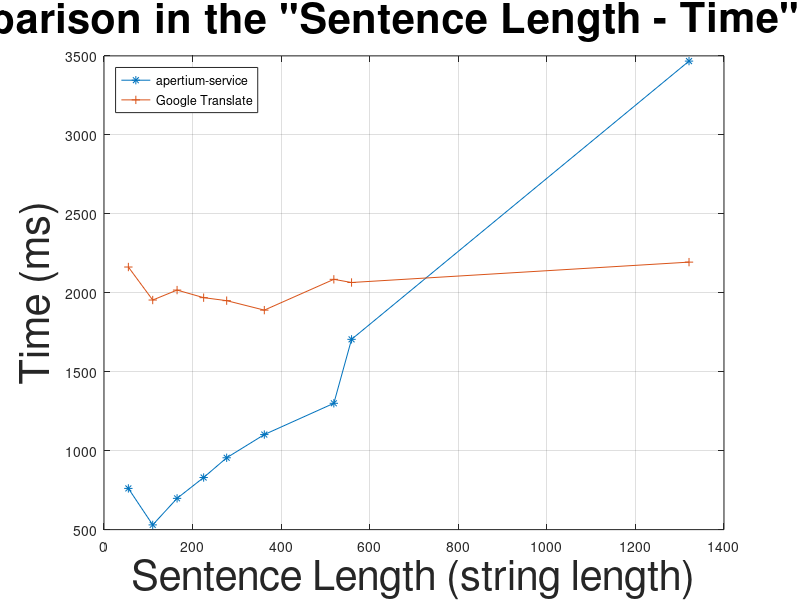

The MATLAB source for this figure: (Note: this script raises an error after producing the figure.)
len = [55, 110, 165, 225, 277, 362, 519, 559, 1321];
msa = [761, 530, 698, 830, 955, 1102, 1300, 1705, 3467];
msg = [2163, 1954, 2017, 1969, 1950, 1890, 2085, 2065, 2194];

plot(len, msa, "-*;apertium-service;", 
	len, msg, "-+;Google Translate;");

title ('Comparison in the "Sentence Length - Time" space', "fontsize", 30);
xlabel ("Sentence Length (string length)", "fontsize", 30);
ylabel ("Time (ms)", "fontsize", 30);
legend ("location", "northwest");
legend ("boxon");
grid ("on");

replot;
